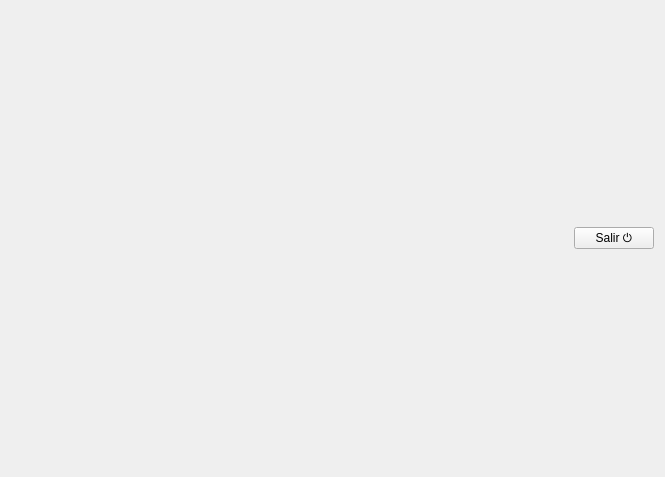
<?xml version="1.0" encoding="UTF-8"?>
<ui version="4.0">
 <class>Form</class>
 <widget class="QWidget" name="Form">
  <property name="windowModality">
   <enum>Qt::ApplicationModal</enum>
  </property>
  <property name="geometry">
   <rect>
    <x>0</x>
    <y>0</y>
    <width>665</width>
    <height>477</height>
   </rect>
  </property>
  <property name="windowTitle">
   <string>Medición</string>
  </property>
  <layout class="QVBoxLayout" name="verticalLayout_2" stretch="1,0">
   <item>
    <layout class="QVBoxLayout" name="layout"/>
   </item>
   <item>
    <layout class="QHBoxLayout" name="horizontalLayout">
     <item>
      <spacer name="horizontalSpacer">
       <property name="orientation">
        <enum>Qt::Horizontal</enum>
       </property>
       <property name="sizeHint" stdset="0">
        <size>
         <width>40</width>
         <height>20</height>
        </size>
       </property>
      </spacer>
     </item>
     <item>
      <widget class="QPushButton" name="cmdSalir">
       <property name="text">
        <string>Salir ⏻</string>
       </property>
       <property name="shortcut">
        <string>Esc</string>
       </property>
      </widget>
     </item>
    </layout>
   </item>
  </layout>
 </widget>
 <resources/>
 <connections/>
</ui>
